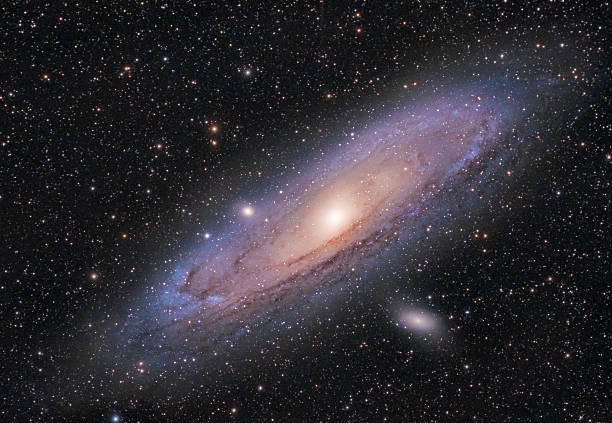
#> input picture test.png, 612 x 423 px
$ jupyter execute --allow-errors 'Brincando e Testando.ipynb'
#> lines starting #> are read from the running program, lines starting #| are printed output that depends on the picture; after the words box and inside, x2 and y2 are one past the last pixel; in counts of white or black regions, pixels touching at a corner belong together
#> further down, img is the input picture: shape (423, 612, 3); mean B, G, R 51.6, 45.5, 49.1
### denoise.py
import cv2   # lib para ler o arquivo da imagem em matriz
import numpy as np   # para trabalhar com a matriz da imagem
from numpy import random # para gerar o ruido impulsivo
import matplotlib.pyplot as plt   # para plotar a imagem
import time
import os
np.seterr(all='ignore') #ignorar errinhos de ndarray (listas de numpy)


###///////////////////////////////////////////////////
''' criando funções importantes '''
def cinzando(img_):
  img_ = cv2.cvtColor(img_, cv2.COLOR_BGR2GRAY) #deixando a imagem cinza (feia) para poder ser trabalhada melhor
  return img_
#para plotagem
# [12 lines left out: function plt_169, not called in this run]
    #plt.close() #forçando a amizade para encerrar a brincadeira


#criando função para o ruido impulsivo (sal e pimenta)
def adicionar_ruido(img_or_, modo='s&p',grau=.4):
#> called with modo = 's&p', grau = 0.4
    img_n =np.zeros(img_or_.shape) #criando uma nova img a partir da original
    linhas , colunas = img_n.shape #pegando o numero de linhas e colunas da imagem
#> linhas = 423; colunas = 612
    n_pixels = linhas*colunas
#> n_pixels = 258876
    if 's' in modo:
      pixels = random.randint(300, int(10000)) # número de pixels com sal
      for i in range(pixels):
          y_coord=random.randint(0, linhas - 1) #escolhendo de maneira aleatoria onde o ruido de sal vai cair nas linhas da imagem
          x_coord=random.randint(0, colunas - 1) #escolhendo de maneira aleatoria onde o ruido de sal vai cair nas colunas da imagem
          img_n[y_coord][x_coord] = np.random.randint(90,255) #adicinando o sal
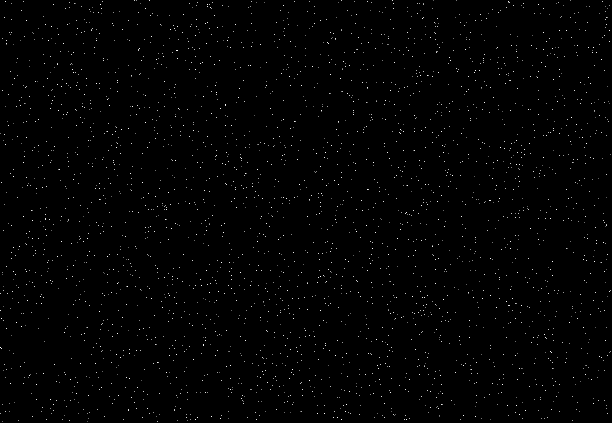
#> img_n: shape (423, 612) float64; min 0, max 254, mean 2

    if 'p' in modo:
      pixels = random.randint(300,int(10000)) # número de pixels com pimenta
      for i in range(pixels):
          y_coord=random.randint(0, linhas - 1) #escolhendo de maneira aleatoria onde o ruido de pimenta vai cair nas linhas da imagem
          x_coord=random.randint(0, colunas - 1) ##escolhendo de maneira aleatoria onde o ruido de pimenta vai cair nas colunas da imagem
          img_n[y_coord][x_coord] = np.random.randint(0,10) #adicinando a pimenta
#> img_n: shape (423, 612) float64; 1.33% of pixels changed, all inside (x1, y1, x2, y2) = (0, 0, 611, 422)

    return cv2.add(img_or_,img_n.astype(np.uint8)) #retornando a matrix da imagem já ruidosa como uint8 para não dá erro na sua acoplagem ou subtração com a original
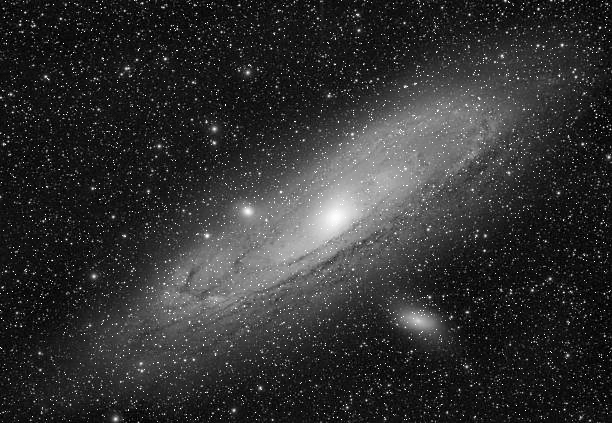
#> returned value: shape (423, 612); min 0, max 255, mean 49.2


'''AQUI QUE A FESTA COMEÇA '''

#mediana caseira (feita por nós)
def mediana2D(arr):
    lista_n = [] #criando uma nova lista para que nela seja ordenada o pixel 3x3 e assim seja pega a sua mediana
    for l in arr:
        for p in l:
            lista_n.append(p)
    lista_n.sort()

    #agora ordenado em uma lista de 1D, vamos pegar a danadinha da mediana

    #simples, nem deveria comentar aqui
    # caso o numero de termos for par, ele vai pegar os dois termos que estão no meio
    #e tirar a sua média, e assim encontrar a mediana, fim!
    if not len(lista_n)%2:
        casa_n1 = len(lista_n)//2
        casa_n2 = casa_n1 + 1
        mediana = (lista_n[casa_n2]+lista_n[casa_n1])/2
        return mediana

    #se for impar, ele simplesmente vai pegar o danadinho que tiver no meio, fim!
    else:
        casa_n1 = len(lista_n)//2
        casa_n = casa_n1 + 1
        mediana = lista_n[casa_n]
        return mediana


#desvio padrao
#foi uma tentativa de automatizar o T
#o T, é o limite que o filtro de mediana, vai poder trabalhar com os pixels ao seu redor
#ao meu ver, o desvio padrão da matriz de pixel 3x3, poderia dá uma certa dkmenção de um T mais adequado
#mas foi deixado de lado nos testes
# [9 lines left out: function desv_pixel, not called in this run]


#testes com a nossa mediana


'''AQUI O DEMO, O CAPIROTO, O FILTRO DE PIXEL UNICO 3X3'''
def mediana2D_filtro(arr,modo='med',T=10):
    nova_arr = arr #criando um novo pixel apartir do original
#    desv = desv_pixel(arr)
    mediana = mediana2D(arr) #pegando a mediana do pixel
    c = 0 #criando a interação da coluna que ele vai percorrer
    l = 0 #criando a interação da linha que ele vai andar

    for lin in arr: #andando as linhas das colunas
        for p in lin: #andando no número das linhas
           # print(f'o q eh:{p} | oq tô pegando {arr[c][l]}')

            #lembrando, que o T é o filtro mestre deste filtro mediano
            #usar a condição de p>mediana para mudar, não vai tirar a pimenta do pixel 3x3, pois ela é muito pequena
            # mas com tudo, deixei ao critério em qual vcs vão querer usar

            # modo = "max" vai pegar os p que forem maior que a mediana ser igual a mediana
            # modo = "T" vai pegar os p que tiver a uma distância maior T da mediana, e igualar a ela

            if modo=='T':
              #print(f"vc escolheu o T={T}")
              if abs(p-mediana)>T:
                  p = mediana # se a diferença do pixel para a mediana, for maior do que é aceita pelo parâmetro T, este pixel é trocado pela mediana
                  nova_arr[c][l] = p #e ele é adicionado de volta ao conjunto de pixels 3x3
              else:
                  nova_arr[c][l] = p # eu N vi nada

            elif modo=='med':
              #print('vc escolheu maxMed')
              if p>mediana:
                  p = mediana # se o pixel em questão for maior do que a mediana, o danadinho será imediatamente substituído pela mediana
                  nova_arr[c][l] = p #e ele é adicionado de volta ao conjunto de pixels 3x3
              else:
                  nova_arr[c][l] = p # eu N vi nada

            l = l+1 # fazer o código andar nas linhas
        c = c+1 # fazer o código percorrer as colunas
        l = 0 #toda vez que o código terminar uma linha, em uma coluna, ele deve recomeçar sempre do zero, pq se não vai tentar andar em casas que não existem
    return np.array(nova_arr)


'''SE ALI ATRÁS ERA O CAPIROTO, ISSO AQUI É O BELZUBU'''
'''Eh A CARROÇA DO CAPIROTO'''
'''Eh ISSO AQUI QUE VAI ORGANIZAR A IMAGEM EM PIXELS 3X3, E FAZER O CAPIROTINHO QUE FIZEMOS, ANDAR EM TODOS ESSES PIXELS, FILTRANDO ELES'''

#função para retirar o ruído (pela mediana de cada pixel de matriz)
def retirar_ruido(img_ori,modo="med",T=5,prt=True):
#> called with modo = 'med', T = 5, prt = False
    rest_pixel = img_ori[0:(img_ori.shape[0]-(img_ori.shape[0]%9))] # tirando o excesso da imagem que não poderar ser organizada em pixels 3x3
    img_3D_ = img_ori.reshape((img_ori.shape[0]*img_ori.shape[1])//9,3,3) # reorganizando a imagem cinza, em pixels 3x3
    nova_img = np.zeros(img_3D_.shape) #np.zeros(img_3D.shape)
    i = 0 # interação para contagem de índices
    c = 0 # interação para percorrer as colunas
    l = 0 # interação para andar as linhas

    #visitando os pixels 3x3 e filtrando eles com a mediana
    size = len(img_3D_) # pegando o número de pixels 3x3
#> size = 28764
    for pixel in img_3D_:

        #print simples para mostrar a nossa taxa de produção
        if prt==True:
          print(f'indice: {i}/{size} ({(i*100/size):.2f}%)')
        #print(pixel)
        # criando novo pixel filtrado
        # um novo homem, que aceitou as boas novas da mediana, (sobre o regime do filtro T)
        novo_pixel = mediana2D_filtro(pixel,modo=modo,T=T)
        #print(novo_pixel)
        # devolvendo o colega para a casa dele
        nova_img[c] = novo_pixel

        c = c+1 # interação para fazer o código sair do lugar
        i+=1 # interação para fazer o índice de produção saber em qual percudo estamos
#> this loop made 28764 passes
#> (c, novo_pixel) on passes 1 to 3: (1, [[18, 19, 19], [12, 5, 13], [19, 17, 19]]), (2, [[20, 4, 20], [24, 24, 4], [10, 24, 24]]), (3, [[35, 35, 35], [22, 9, 13], [23, 5, 35]])

    print('então...') # tentei fazer uma piadoca, mas não consegui ;-;
    nova_im = nova_img.reshape(*img_ori.shape) # reorganizando a imagem do jeito que a pegamos
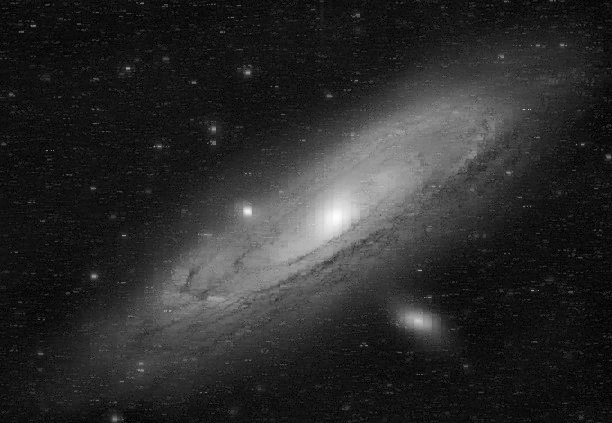
#> nova_im: shape (423, 612) float64; min 0, max 252, mean 43.2
    # muito foda, né?

    print('foi... sheipado') # melhor do que academia :)
    return nova_im


# ''' \\\\\\\\\\\\\\\\\\\\\\\\\\\\\\\\\\\\\\\\\\\\\\\\\\\ '''
# ''' AGORA, VAMOS BRINCAR :) '''


# #pixel 3x3 teste para o filtro de mediana feito a mão
# pixel = [[36,78,34],
#         [23,57,80],
#         [30,58,39]]


# #testes com a nossa mediana
# #mediana real
# med_r = np.median(np.array(pixel))
# #mediana caseira
# med_c = mediana2D(pixel)
# #print(f'mediana real: {med_r} | mediana caseira: {med_c}')


# print(mediana2D_filtro(pixel,T=10)) #testando esse nosso gado por pixel ruidoso


# ''' usando o cv para importar a imagem e mudar para cinza '''
# img = cv2.imread('test.png') # importando a imagem original
# img = cv2.cvtColor(img, cv2.COLOR_BGR2GRAY) #deixando a imagem cinza (feia) para poder ser trabalhada melhor
# plt_169(img,'original') #plotando a imagem original cinzenta

# img_r = adicionar_ruido(img) # prejudicando a imagem com sal e pimenta

# #plt.show()
# plt_169(img_r,'ruidos/imagem com ruído') #plotando a imagem com ruido

# #diferenciando a imagem virgem da imagem com ruido
# img_dff = img_r - img # é incrivel, né? criando a diferença com uma simples subtração de matrizes com o ndarray do numpy
# plt_169(img_dff,'ruidos/ruído da imagem') #salvando o ruido da imagem
# #plt.show()


# img_denoise = mediana_normal(img_r,modo='med',prt=False)


# """ gerando uma gif para demonstrar o poder do Filtro T """
# import imageio
# import os


# max_termos = 20
# df = 50

# imgs = []
# for T in range(0, max_termos):
#   print(f"{T}/{max_termos}")
#   t = T*df
#   img_denoise = mediana_normal(img_r,modo='T',T=t,prt=False)
#   plt_169(img_denoise,f'denoises/T/denoise modo=filtro T={t}')

#   img = imageio.imread(f'denoises/T/denoise_modo=filtro_T={t}.png')
#   imgs.append(img)


# os.system("rm denoises/T/*.png") # matando testemunhas...
# os.system('rm denoises/*.gif')
# imageio.mimsave("denoises/powerT.gif",imgs)


# # teste de desepero
# '''
# T = 500
# plt_169(mediana_normal(img_r,modo='T',T=T),f'please_T={T}')
# '''

### Brincando e Testando.ipynb
 # denoising images

## retirando ruidos de imagens

### o famoso ruído sal e pimenta sendo trabalhado com filtro de mediana

Neste trabalho, o algoritmo filtro de ruído para retirar o ruído de quadros de pixels 3x3 foi feito pela gente, com isso, ele ainda apresenta falhas.

Falhas estas que também foram estudadas para poder serem retiradas também de maneira posterior.

O codigo inteiro está no arquivo chamado ```denoise.py```

Ele está inteiramente comentado, explicando cada parte do trabalho e como ele faz para o trabalho completo

criamos 5 funções importantes, e iremos apresentar-las abaixo :
<br>
<hr>

• ```cizando``` -> deixa a imagem cinza para poder ser trabalhada de maneira mais fácil. Única função que usa o cv2.
<br><br>
• ```adicionar_ruido``` -> adiciona o ruido sal e pimenta sobre 2 modos: <br>
"s": adiciona só sal (pixel[x][y] = 255).
<br>
"p": adiciona só a pimenta (pixel[x][y] = 0). (o filtro mediana chora)
<br>
"p&s": adiciona os dois
<!-- ainda pode ser deifinido o grau (taxa de quantidade de pixels) presentes na imagem, de 0 a 1, (cuidado, grau > 1, pode danificar a imagem toda. Ex: 0.5, pode variar apenas 50% dos pixels aleatórios da imagem.
 -->
<br>

• ```plt_169```-> faz a plotagem da matriz da imagem em 16x9
<br><br>
• ```mediana2D```-> organiza o pixel 3x3 em uma dimensão e em seguida tira a sua mediana (isso poderia ser feito com o numpy, mas como é a mediana, e o trabalho fala dele resolvi fazer na mão msm)
<br><br>
• ```mediana2D_filtro``` -> usa a mediana2D para tirar a mediana do pixel 3x3 e assim, de acordo com o modo que é usado, filtra o pixel e o retorna limitado de acordo com o que se é pedido (é aqui se encontra, toda a magia do código).
<br>
modos:<br>
"T" -> filtra pela distância em que o módulo do valor do pixel estiver da mediana encontrada, independente se o valor do pixel for maior ou igual a mediana. Se a distância do valor do pixel para a mediana for maior que o valor do limite determinado pelo usuário no parâmetro T, o novo valor do pixel será o da mediana da matriz pixel 3x3.
<br>
"med" -> filtra somente pela mediana. Se o valor so pixel for maior do que o da mediana da matriz, o novo valor desse pixel será o da mediana.
<br>
<b>Nota:</b> A med não consegue tirar a pimenta da imagem, pois são valores pequenos (tpo, o próprio zero). Só o T, que consegue fazer algo legal, mas com muita pixelagem em jogo. <br> Se vc for usar um ruído mais ameno, ou controlado, poderá brincar com isso numa boa, <b>mas nunca use o ruído gaussiano nisso</b>, pois só <b>Fourier</b> ou algo parecido para brincar com isso também.
<br><br>
• ```filtrar_img``` -> Principal função do jogo. <br> é aqui em vc vai jogar a sua imagem e torcer para que ela seja. É isso. <br>
<b>Nota:</b> O reshape que é usado para alterar o formato da imagem cinza de (X,Y) para (X * Y / D², D, D), no nosso caso, D=3, infelizmente é o do numpy, pois eu tentei criar um algoritmo top para isso, mas não consegui ;-;.

<hr>

## começando a brincar

vamos começar importando a biblioteca cv2 eo arquivo denoise

[cell 1]
import denoise as dn
import cv2

importando a imagem para ser trabalhada

[cell 2]
img = cv2.imread('test.png')

podemos usar o matplotlib para mostrar ela

[cell 3]
import matplotlib.pyplot as plt

[cell 4]
plt.imshow(img)

Linda! agora vamos cinzar ela

[cell 5]
img = dn.cinzando(img)
plt.imshow(img)

Veja, que se não colocarmos o cmap como "gray", ele retorna a imagem azul (ou verde).

[cell 6]
plt.imshow(img,cmap="gray")

Pronto! Será apartir daqui a nossa caminhada!
<hr>

vamos testar a biblioteca que filtra a matriz de pixel 3x3

#> (a cell that did not finish here is left out)

#> (a cell that did not finish here is left out)

Veja, que os valores maiores do que a mediana, somem, e são substituídos pela mediana da matriz 3x3.

Como já foi dito na apresentação dessa função, ela também tem a propriedade de filtrar por limite de distância T, assim permitindo existir os que são maiores do que a mediana, mas que não ultrapassam um certo limite de "convergência"

#> (a cell that did not finish here is left out)

Como é nítido, a pixelagem nesta questão é muito alta, mas a depender do problema, pode ajudar, de certa forma.
<br><br>
<b>Nota:</b> Um filtro parecido com este, é o gaussiano, mas não podemos tratar dele aqui (porquê é muito difícil, porém lindo!).

agora vamos impor ruído s&p na imagem.

[cell 10]
img_r = dn.adicionar_ruido(img)

plt.imshow(img_r,cmap='gray')
plt.show()

Agora vamos tirar o ruído com o que fizemos

Primeiro mediano

[cell 11]
img_nova_m = dn.retirar_ruido(img_r,prt=False)

plt.imshow(img_nova_m,cmap="gray")
plt.show()

agora, com o T

[cell 12]
img_nova = dn.retirar_ruido(img_r,modo='T',T=10,prt=False)
#> the loop in retirar_ruido (call 2), `for pixel in img_3D_:` made 28764 passes
#> pixel on passes 1 to 3: [[18, 19, 19], [12, 5, 13], [19, 17, 19]], [[20, 4, 20], [24, 24, 4], [10, 24, 24]], [[35, 35, 35], [22, 9, 13], [23, 5, 35]]

plt.imshow(img_nova,cmap="gray")
plt.show()

### outro exemplo

[cell 13]
img = cv2.imread('test3.jpg')
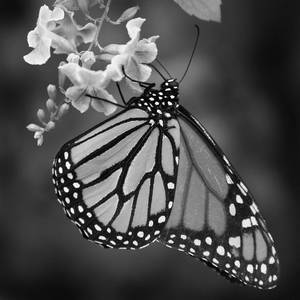
#> input picture test3.jpg, 300 x 300 px
#> img is the input picture: shape (300, 300, 3); min 0, max 255, mean 77.7

[cell 14]
plt.imshow(img)

[cell 15]
img = dn.cinzando(img)
plt.imshow(img)

[cell 16]
plt.imshow(img,cmap='gray')

[cell 17]
img_r = dn.adicionar_ruido(img)
#> call 2 of adicionar_ruido, with modo = 's&p', grau = 0.4
#> after the loop in adicionar_ruido (call 2), `for i in range(pixels):`:
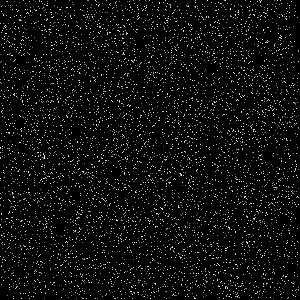
#> img_n: shape (300, 300) float64; min 0, max 254, mean 12.6
#> after the loop in adicionar_ruido (call 2), `for i in range(pixels):`:
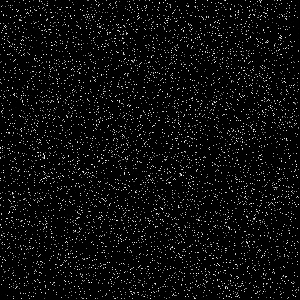
#> img_n: shape (300, 300) float64; 3.52% of pixels changed, all inside (x1, y1, x2, y2) = (0, 0, 299, 299)

plt.imshow(img_r,cmap='gray')
plt.show()

[cell 18]
img_nova_m = dn.retirar_ruido(img_r,prt=False)
#> call 3 of retirar_ruido, with modo = 'med', T = 5, prt = False
#> in retirar_ruido (call 3), `rest_pixel = img_ori[0:(img_ori.shape[0]-(img_ori.shape[0]%9))]`:
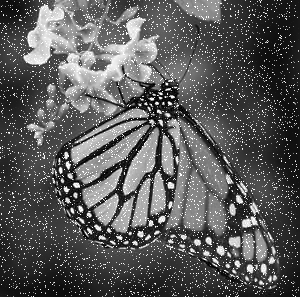
#> rest_pixel: shape (297, 300); min 0, max 255, mean 88.5
#> the loop in retirar_ruido (call 3), `for pixel in img_3D_:` made 10000 passes
#> pixel on passes 1 to 3: [[17, 17, 16], [16, 15, 15], [14, 14, 14]], [[14, 14, 14], [22, 14, 14], [18, 17, 17]], [[18, 20, 21], [23, 24, 220], [25, 28, 30]]
#> img_r: shape (300, 300)

plt.imshow(img_nova_m,cmap="gray")
plt.show()

[cell 19]
img_nova = dn.retirar_ruido(img_r,modo='T',T=3,prt=False)
#> call 4 of retirar_ruido, with modo = 'T', T = 3, prt = False
#> in retirar_ruido (call 4), `rest_pixel = img_ori[0:(img_ori.shape[0]-(img_ori.shape[0]%9))]`:
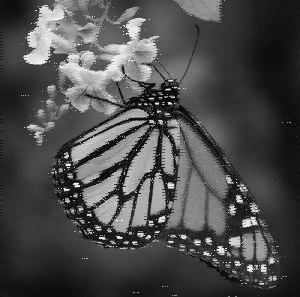
#> rest_pixel: shape (297, 300); min 0, max 255, mean 75.9
#> the loop in retirar_ruido (call 4), `for pixel in img_3D_:` made 10000 passes
#> pixel on passes 1 to 3: [[16, 16, 16], [16, 15, 15], [14, 14, 14]], [[14, 14, 14], [17, 14, 14], [17, 17, 17]], [[18, 20, 21], [23, 24, 25], [25, 25, 25]]
#> in retirar_ruido (call 4), `nova_im = nova_img.reshape(*img_ori.shape)`:
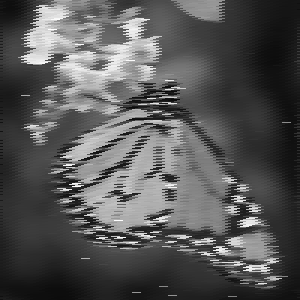
#> nova_im: shape (300, 300) float64; min 6, max 255, mean 85.9

plt.imshow(img_nova,cmap="gray")
plt.show()

[cell 20]
img_nova = dn.retirar_ruido(img_r,modo='T',T=3,prt=False)
#> in retirar_ruido (call 5), `rest_pixel = img_ori[0:(img_ori.shape[0]-(img_ori.shape[0]%9))]`:
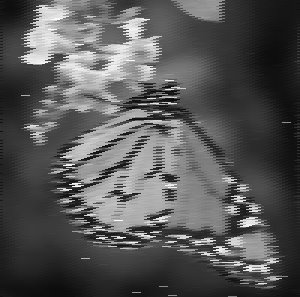
#> rest_pixel: shape (297, 300); min 6, max 255, mean 86.5
#> the loop in retirar_ruido (call 5), `for pixel in img_3D_:` made 10000 passes
#> pixel on passes 1 to 3: [[16, 16, 16], [16, 16, 16], [16, 16, 16]], [[17, 17, 17], [17, 17, 17], [17, 17, 17]], [[25, 25, 25], [25, 25, 25], [25, 25, 25]]

plt.imshow(img_nova)
plt.show()

[cell 21]
img_nova_n = dn.retirar_ruido(img_r,prt=False)

plt.imshow(img_nova_n)
plt.show()
